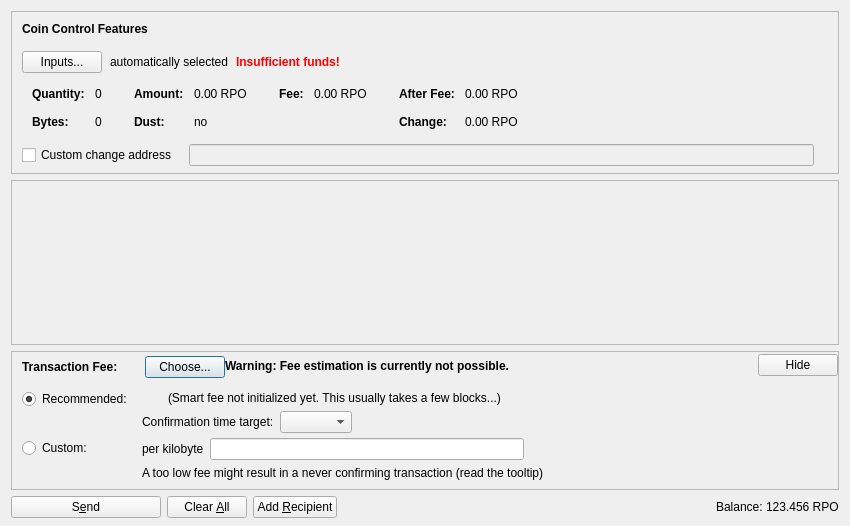
<?xml version="1.0" encoding="UTF-8"?>
<ui version="4.0">
 <class>SendCoinsDialog</class>
 <widget class="QDialog" name="SendCoinsDialog">
  <property name="geometry">
   <rect>
    <x>0</x>
    <y>0</y>
    <width>850</width>
    <height>526</height>
   </rect>
  </property>
  <property name="windowTitle">
   <string>Send Coins</string>
  </property>
  <layout class="QVBoxLayout" name="verticalLayout" stretch="0,1,0,0">
   <property name="bottomMargin">
    <number>8</number>
   </property>
   <item>
    <widget class="QFrame" name="frameCoinControl">
     <property name="sizePolicy">
      <sizepolicy hsizetype="Expanding" vsizetype="Expanding">
       <horstretch>0</horstretch>
       <verstretch>0</verstretch>
      </sizepolicy>
     </property>
     <property name="maximumSize">
      <size>
       <width>16777215</width>
       <height>16777215</height>
      </size>
     </property>
     <property name="frameShape">
      <enum>QFrame::StyledPanel</enum>
     </property>
     <property name="frameShadow">
      <enum>QFrame::Sunken</enum>
     </property>
     <layout class="QVBoxLayout" name="verticalLayoutCoinControl2">
      <property name="spacing">
       <number>0</number>
      </property>
      <property name="leftMargin">
       <number>0</number>
      </property>
      <property name="topMargin">
       <number>0</number>
      </property>
      <property name="rightMargin">
       <number>0</number>
      </property>
      <property name="bottomMargin">
       <number>6</number>
      </property>
      <item>
       <layout class="QVBoxLayout" name="verticalLayoutCoinControl" stretch="0,0,0,0,1">
        <property name="spacing">
         <number>0</number>
        </property>
        <property name="leftMargin">
         <number>10</number>
        </property>
        <property name="topMargin">
         <number>10</number>
        </property>
        <item>
         <layout class="QHBoxLayout" name="horizontalLayoutCoinControl1">
          <property name="bottomMargin">
           <number>15</number>
          </property>
          <item>
           <widget class="QLabel" name="labelCoinControlFeatures">
            <property name="sizePolicy">
             <sizepolicy hsizetype="Preferred" vsizetype="Maximum">
              <horstretch>0</horstretch>
              <verstretch>0</verstretch>
             </sizepolicy>
            </property>
            <property name="font">
             <font>
              <weight>75</weight>
              <bold>true</bold>
             </font>
            </property>
            <property name="styleSheet">
             <string notr="true">font-weight:bold;</string>
            </property>
            <property name="text">
             <string>Coin Control Features</string>
            </property>
           </widget>
          </item>
         </layout>
        </item>
        <item>
         <layout class="QHBoxLayout" name="horizontalLayoutCoinControl2" stretch="0,0,0,0">
          <property name="spacing">
           <number>8</number>
          </property>
          <property name="bottomMargin">
           <number>10</number>
          </property>
          <item>
           <widget class="QPushButton" name="pushButtonCoinControl">
            <property name="styleSheet">
             <string notr="true"/>
            </property>
            <property name="text">
             <string>Inputs...</string>
            </property>
            <property name="autoDefault">
             <bool>false</bool>
            </property>
           </widget>
          </item>
          <item>
           <widget class="QLabel" name="labelCoinControlAutomaticallySelected">
            <property name="text">
             <string>automatically selected</string>
            </property>
            <property name="margin">
             <number>5</number>
            </property>
           </widget>
          </item>
          <item>
           <widget class="QLabel" name="labelCoinControlInsuffFunds">
            <property name="font">
             <font>
              <weight>75</weight>
              <bold>true</bold>
             </font>
            </property>
            <property name="styleSheet">
             <string notr="true">color:red;font-weight:bold;</string>
            </property>
            <property name="text">
             <string>Insufficient funds!</string>
            </property>
            <property name="margin">
             <number>5</number>
            </property>
           </widget>
          </item>
          <item>
           <spacer name="horizontalSpacerCoinControl">
            <property name="orientation">
             <enum>Qt::Horizontal</enum>
            </property>
            <property name="sizeHint" stdset="0">
             <size>
              <width>40</width>
              <height>1</height>
             </size>
            </property>
           </spacer>
          </item>
         </layout>
        </item>
        <item>
         <widget class="QWidget" name="widgetCoinControl" native="true">
          <property name="sizePolicy">
           <sizepolicy hsizetype="Preferred" vsizetype="Preferred">
            <horstretch>0</horstretch>
            <verstretch>0</verstretch>
           </sizepolicy>
          </property>
          <property name="minimumSize">
           <size>
            <width>0</width>
            <height>0</height>
           </size>
          </property>
          <property name="styleSheet">
           <string notr="true"/>
          </property>
          <layout class="QHBoxLayout" name="horizontalLayoutCoinControl5">
           <property name="leftMargin">
            <number>0</number>
           </property>
           <property name="topMargin">
            <number>0</number>
           </property>
           <property name="rightMargin">
            <number>0</number>
           </property>
           <property name="bottomMargin">
            <number>0</number>
           </property>
           <item>
            <layout class="QHBoxLayout" name="horizontalLayoutCoinControl3" stretch="0,0,0,1">
             <property name="spacing">
              <number>20</number>
             </property>
             <property name="topMargin">
              <number>0</number>
             </property>
             <property name="bottomMargin">
              <number>10</number>
             </property>
             <item>
              <layout class="QFormLayout" name="formLayoutCoinControl1">
               <property name="horizontalSpacing">
                <number>10</number>
               </property>
               <property name="verticalSpacing">
                <number>14</number>
               </property>
               <property name="leftMargin">
                <number>10</number>
               </property>
               <property name="topMargin">
                <number>4</number>
               </property>
               <property name="rightMargin">
                <number>6</number>
               </property>
               <item row="0" column="0">
                <widget class="QLabel" name="labelCoinControlQuantityText">
                 <property name="font">
                  <font>
                   <weight>75</weight>
                   <bold>true</bold>
                  </font>
                 </property>
                 <property name="text">
                  <string>Quantity:</string>
                 </property>
                 <property name="margin">
                  <number>0</number>
                 </property>
                </widget>
               </item>
               <item row="0" column="1">
                <widget class="QLabel" name="labelCoinControlQuantity">
                 <property name="cursor">
                  <cursorShape>IBeamCursor</cursorShape>
                 </property>
                 <property name="contextMenuPolicy">
                  <enum>Qt::ActionsContextMenu</enum>
                 </property>
                 <property name="text">
                  <string notr="true">0</string>
                 </property>
                 <property name="margin">
                  <number>0</number>
                 </property>
                 <property name="textInteractionFlags">
                  <set>Qt::LinksAccessibleByMouse|Qt::TextSelectableByKeyboard|Qt::TextSelectableByMouse</set>
                 </property>
                </widget>
               </item>
               <item row="1" column="0">
                <widget class="QLabel" name="labelCoinControlBytesText">
                 <property name="font">
                  <font>
                   <weight>75</weight>
                   <bold>true</bold>
                  </font>
                 </property>
                 <property name="text">
                  <string>Bytes:</string>
                 </property>
                </widget>
               </item>
               <item row="1" column="1">
                <widget class="QLabel" name="labelCoinControlBytes">
                 <property name="cursor">
                  <cursorShape>IBeamCursor</cursorShape>
                 </property>
                 <property name="contextMenuPolicy">
                  <enum>Qt::ActionsContextMenu</enum>
                 </property>
                 <property name="text">
                  <string notr="true">0</string>
                 </property>
                 <property name="textInteractionFlags">
                  <set>Qt::LinksAccessibleByMouse|Qt::TextSelectableByKeyboard|Qt::TextSelectableByMouse</set>
                 </property>
                </widget>
               </item>
              </layout>
             </item>
             <item>
              <layout class="QFormLayout" name="formLayoutCoinControl2">
               <property name="horizontalSpacing">
                <number>10</number>
               </property>
               <property name="verticalSpacing">
                <number>14</number>
               </property>
               <property name="leftMargin">
                <number>6</number>
               </property>
               <property name="topMargin">
                <number>4</number>
               </property>
               <property name="rightMargin">
                <number>6</number>
               </property>
               <item row="0" column="0">
                <widget class="QLabel" name="labelCoinControlAmountText">
                 <property name="font">
                  <font>
                   <weight>75</weight>
                   <bold>true</bold>
                  </font>
                 </property>
                 <property name="text">
                  <string>Amount:</string>
                 </property>
                 <property name="margin">
                  <number>0</number>
                 </property>
                </widget>
               </item>
               <item row="0" column="1">
                <widget class="QLabel" name="labelCoinControlAmount">
                 <property name="cursor">
                  <cursorShape>IBeamCursor</cursorShape>
                 </property>
                 <property name="contextMenuPolicy">
                  <enum>Qt::ActionsContextMenu</enum>
                 </property>
                 <property name="text">
                  <string notr="true">0.00 RPO</string>
                 </property>
                 <property name="textInteractionFlags">
                  <set>Qt::LinksAccessibleByMouse|Qt::TextSelectableByKeyboard|Qt::TextSelectableByMouse</set>
                 </property>
                </widget>
               </item>
               <item row="1" column="0">
                <widget class="QLabel" name="labelCoinControlLowOutputText">
                 <property name="font">
                  <font>
                   <weight>75</weight>
                   <bold>true</bold>
                  </font>
                 </property>
                 <property name="text">
                  <string>Dust:</string>
                 </property>
                </widget>
               </item>
               <item row="1" column="1">
                <widget class="QLabel" name="labelCoinControlLowOutput">
                 <property name="cursor">
                  <cursorShape>IBeamCursor</cursorShape>
                 </property>
                 <property name="contextMenuPolicy">
                  <enum>Qt::ActionsContextMenu</enum>
                 </property>
                 <property name="text">
                  <string notr="true">no</string>
                 </property>
                 <property name="textInteractionFlags">
                  <set>Qt::LinksAccessibleByMouse|Qt::TextSelectableByKeyboard|Qt::TextSelectableByMouse</set>
                 </property>
                </widget>
               </item>
              </layout>
             </item>
             <item>
              <layout class="QFormLayout" name="formLayoutCoinControl3">
               <property name="horizontalSpacing">
                <number>10</number>
               </property>
               <property name="verticalSpacing">
                <number>14</number>
               </property>
               <property name="leftMargin">
                <number>6</number>
               </property>
               <property name="topMargin">
                <number>4</number>
               </property>
               <property name="rightMargin">
                <number>6</number>
               </property>
               <item row="0" column="0">
                <widget class="QLabel" name="labelCoinControlFeeText">
                 <property name="font">
                  <font>
                   <weight>75</weight>
                   <bold>true</bold>
                  </font>
                 </property>
                 <property name="text">
                  <string>Fee:</string>
                 </property>
                 <property name="margin">
                  <number>0</number>
                 </property>
                </widget>
               </item>
               <item row="0" column="1">
                <widget class="QLabel" name="labelCoinControlFee">
                 <property name="cursor">
                  <cursorShape>IBeamCursor</cursorShape>
                 </property>
                 <property name="contextMenuPolicy">
                  <enum>Qt::ActionsContextMenu</enum>
                 </property>
                 <property name="text">
                  <string notr="true">0.00 RPO</string>
                 </property>
                 <property name="textInteractionFlags">
                  <set>Qt::LinksAccessibleByMouse|Qt::TextSelectableByKeyboard|Qt::TextSelectableByMouse</set>
                 </property>
                </widget>
               </item>
              </layout>
             </item>
             <item>
              <layout class="QFormLayout" name="formLayoutCoinControl4">
               <property name="horizontalSpacing">
                <number>10</number>
               </property>
               <property name="verticalSpacing">
                <number>14</number>
               </property>
               <property name="leftMargin">
                <number>6</number>
               </property>
               <property name="topMargin">
                <number>4</number>
               </property>
               <property name="rightMargin">
                <number>6</number>
               </property>
               <item row="0" column="0">
                <widget class="QLabel" name="labelCoinControlAfterFeeText">
                 <property name="font">
                  <font>
                   <weight>75</weight>
                   <bold>true</bold>
                  </font>
                 </property>
                 <property name="text">
                  <string>After Fee:</string>
                 </property>
                 <property name="margin">
                  <number>0</number>
                 </property>
                </widget>
               </item>
               <item row="0" column="1">
                <widget class="QLabel" name="labelCoinControlAfterFee">
                 <property name="cursor">
                  <cursorShape>IBeamCursor</cursorShape>
                 </property>
                 <property name="contextMenuPolicy">
                  <enum>Qt::ActionsContextMenu</enum>
                 </property>
                 <property name="text">
                  <string notr="true">0.00 RPO</string>
                 </property>
                 <property name="textInteractionFlags">
                  <set>Qt::LinksAccessibleByMouse|Qt::TextSelectableByKeyboard|Qt::TextSelectableByMouse</set>
                 </property>
                </widget>
               </item>
               <item row="1" column="0">
                <widget class="QLabel" name="labelCoinControlChangeText">
                 <property name="font">
                  <font>
                   <weight>75</weight>
                   <bold>true</bold>
                  </font>
                 </property>
                 <property name="text">
                  <string>Change:</string>
                 </property>
                </widget>
               </item>
               <item row="1" column="1">
                <widget class="QLabel" name="labelCoinControlChange">
                 <property name="cursor">
                  <cursorShape>IBeamCursor</cursorShape>
                 </property>
                 <property name="contextMenuPolicy">
                  <enum>Qt::ActionsContextMenu</enum>
                 </property>
                 <property name="text">
                  <string notr="true">0.00 RPO</string>
                 </property>
                 <property name="textInteractionFlags">
                  <set>Qt::LinksAccessibleByMouse|Qt::TextSelectableByKeyboard|Qt::TextSelectableByMouse</set>
                 </property>
                </widget>
               </item>
              </layout>
             </item>
            </layout>
           </item>
          </layout>
         </widget>
        </item>
        <item>
         <layout class="QHBoxLayout" name="horizontalLayoutCoinControl4" stretch="0,0,0">
          <property name="spacing">
           <number>12</number>
          </property>
          <property name="sizeConstraint">
           <enum>QLayout::SetDefaultConstraint</enum>
          </property>
          <property name="topMargin">
           <number>5</number>
          </property>
          <property name="rightMargin">
           <number>5</number>
          </property>
          <item>
           <widget class="QCheckBox" name="checkBoxCoinControlChange">
            <property name="toolTip">
             <string>If this is activated, but the change address is empty or invalid, change will be sent to a newly generated address.</string>
            </property>
            <property name="text">
             <string>Custom change address</string>
            </property>
           </widget>
          </item>
          <item>
           <widget class="QValidatedLineEdit" name="lineEditCoinControlChange">
            <property name="enabled">
             <bool>false</bool>
            </property>
            <property name="sizePolicy">
             <sizepolicy hsizetype="Expanding" vsizetype="Fixed">
              <horstretch>0</horstretch>
              <verstretch>0</verstretch>
             </sizepolicy>
            </property>
           </widget>
          </item>
          <item>
           <widget class="QLabel" name="labelCoinControlChangeLabel">
            <property name="sizePolicy">
             <sizepolicy hsizetype="Preferred" vsizetype="Expanding">
              <horstretch>0</horstretch>
              <verstretch>0</verstretch>
             </sizepolicy>
            </property>
            <property name="minimumSize">
             <size>
              <width>0</width>
              <height>0</height>
             </size>
            </property>
            <property name="text">
             <string/>
            </property>
            <property name="margin">
             <number>3</number>
            </property>
           </widget>
          </item>
         </layout>
        </item>
        <item>
         <spacer name="verticalSpacerCoinControl">
          <property name="orientation">
           <enum>Qt::Vertical</enum>
          </property>
          <property name="sizeHint" stdset="0">
           <size>
            <width>800</width>
            <height>1</height>
           </size>
          </property>
         </spacer>
        </item>
       </layout>
      </item>
     </layout>
    </widget>
   </item>
   <item>
    <widget class="QScrollArea" name="scrollArea">
     <property name="widgetResizable">
      <bool>true</bool>
     </property>
     <widget class="QWidget" name="scrollAreaWidgetContents">
      <property name="geometry">
       <rect>
        <x>0</x>
        <y>0</y>
        <width>830</width>
        <height>104</height>
       </rect>
      </property>
      <layout class="QVBoxLayout" name="verticalLayout_2" stretch="0,1">
       <property name="leftMargin">
        <number>0</number>
       </property>
       <property name="topMargin">
        <number>0</number>
       </property>
       <property name="rightMargin">
        <number>0</number>
       </property>
       <property name="bottomMargin">
        <number>0</number>
       </property>
       <item>
        <layout class="QVBoxLayout" name="entries">
         <property name="spacing">
          <number>6</number>
         </property>
        </layout>
       </item>
       <item>
        <spacer name="verticalSpacer">
         <property name="orientation">
          <enum>Qt::Vertical</enum>
         </property>
         <property name="sizeHint" stdset="0">
          <size>
           <width>20</width>
           <height>40</height>
          </size>
         </property>
        </spacer>
       </item>
      </layout>
     </widget>
    </widget>
   </item>
   <item>
    <widget class="QFrame" name="frameFee">
     <property name="sizePolicy">
      <sizepolicy hsizetype="Expanding" vsizetype="Expanding">
       <horstretch>0</horstretch>
       <verstretch>0</verstretch>
      </sizepolicy>
     </property>
     <property name="maximumSize">
      <size>
       <width>16777215</width>
       <height>16777215</height>
      </size>
     </property>
     <property name="frameShape">
      <enum>QFrame::StyledPanel</enum>
     </property>
     <property name="frameShadow">
      <enum>QFrame::Sunken</enum>
     </property>
     <layout class="QVBoxLayout" name="verticalLayoutFee1">
      <property name="spacing">
       <number>0</number>
      </property>
      <property name="leftMargin">
       <number>0</number>
      </property>
      <property name="topMargin">
       <number>0</number>
      </property>
      <property name="rightMargin">
       <number>0</number>
      </property>
      <property name="bottomMargin">
       <number>0</number>
      </property>
      <item>
       <layout class="QVBoxLayout" name="verticalLayoutFee2" stretch="0,0,0">
        <property name="spacing">
         <number>0</number>
        </property>
        <property name="leftMargin">
         <number>10</number>
        </property>
        <property name="topMargin">
         <number>0</number>
        </property>
        <item>
         <layout class="QHBoxLayout" name="horizontalLayoutFee1">
          <property name="bottomMargin">
           <number>0</number>
          </property>
          <item>
           <layout class="QVBoxLayout" name="verticalLayoutFee7">
            <property name="spacing">
             <number>0</number>
            </property>
            <item>
             <spacer name="verticalSpacerSmartFee">
              <property name="orientation">
               <enum>Qt::Vertical</enum>
              </property>
              <property name="sizeType">
               <enum>QSizePolicy::Fixed</enum>
              </property>
              <property name="sizeHint" stdset="0">
               <size>
                <width>1</width>
                <height>4</height>
               </size>
              </property>
             </spacer>
            </item>
            <item>
             <layout class="QHBoxLayout" name="horizontalLayoutSmartFee">
              <property name="spacing">
               <number>10</number>
              </property>
              <item>
               <widget class="QLabel" name="labelFeeHeadline">
                <property name="sizePolicy">
                 <sizepolicy hsizetype="Preferred" vsizetype="Maximum">
                  <horstretch>0</horstretch>
                  <verstretch>0</verstretch>
                 </sizepolicy>
                </property>
                <property name="font">
                 <font>
                  <weight>75</weight>
                  <bold>true</bold>
                 </font>
                </property>
                <property name="styleSheet">
                 <string notr="true">font-weight:bold;</string>
                </property>
                <property name="text">
                 <string>Transaction Fee:</string>
                </property>
               </widget>
              </item>
              <item>
               <widget class="QLabel" name="labelFeeMinimized">
                <property name="text">
                 <string/>
                </property>
               </widget>
              </item>
              <item>
               <widget class="QPushButton" name="buttonChooseFee">
                <property name="text">
                 <string>Choose...</string>
                </property>
               </widget>
              </item>
             </layout>
            </item>
            <item>
             <spacer name="verticalSpacer_5">
              <property name="orientation">
               <enum>Qt::Vertical</enum>
              </property>
              <property name="sizeHint" stdset="0">
               <size>
                <width>1</width>
                <height>1</height>
               </size>
              </property>
             </spacer>
            </item>
           </layout>
          </item>
          <item>
           <widget class="QLabel" name="fallbackFeeWarningLabel">
            <property name="toolTip">
             <string>Using the fallbackfee can result in sending a transaction that will take several hours or days (or never) to confirm. Consider choosing your fee manually or wait until you have validated the complete chain.</string>
            </property>
            <property name="font">
            <font>
                <weight>75</weight>
                <bold>true</bold>
            </font>
            </property>
            <property name="text">
             <string>Warning: Fee estimation is currently not possible.</string>
            </property>
            <property name="wordWrap">
             <bool>false</bool>
            </property>
           </widget>
          </item>
          <item>
           <spacer name="horizontalSpacer_4">
            <property name="orientation">
             <enum>Qt::Horizontal</enum>
            </property>
            <property name="sizeType">
             <enum>QSizePolicy::MinimumExpanding</enum>
            </property>
            <property name="sizeHint" stdset="0">
             <size>
              <width>40</width>
              <height>20</height>
             </size>
            </property>
           </spacer>
          </item>
          <item>
           <widget class="QPushButton" name="buttonMinimizeFee">
            <property name="toolTip">
             <string>collapse fee-settings</string>
            </property>
            <property name="text">
             <string>Hide</string>
            </property>
           </widget>
          </item>
         </layout>
        </item>
        <item>
         <widget class="QFrame" name="frameFeeSelection">
          <layout class="QVBoxLayout" name="verticalLayoutFee12">
           <property name="spacing">
            <number>0</number>
           </property>
           <property name="leftMargin">
            <number>0</number>
           </property>
           <property name="topMargin">
            <number>0</number>
           </property>
           <property name="rightMargin">
            <number>0</number>
           </property>
           <property name="bottomMargin">
            <number>0</number>
           </property>
           <item>
            <layout class="QGridLayout" name="gridLayoutFee">
             <property name="topMargin">
              <number>10</number>
             </property>
             <property name="bottomMargin">
              <number>4</number>
             </property>
             <property name="horizontalSpacing">
              <number>10</number>
             </property>
             <property name="verticalSpacing">
              <number>4</number>
             </property>
             <item row="1" column="1">
              <layout class="QVBoxLayout" name="verticalLayoutFee8">
               <property name="spacing">
                <number>6</number>
               </property>
               <item>
                <layout class="QHBoxLayout" name="horizontalLayoutFee13">
                 <item>
                  <widget class="QLabel" name="labelCustomPerKilobyte">
                   <property name="toolTip">
                    <string>Specify a custom fee per kB (1,000 bytes) of the transaction's virtual size.

Note:  Since the fee is calculated on a per-byte basis, a fee of "100 satoshis per kB" for a transaction size of 500 bytes (half of 1 kB) would ultimately yield a fee of only 50 satoshis.</string>
                   </property>
                   <property name="text">
                    <string>per kilobyte</string>
                   </property>
                  </widget>
                 </item>
                 <item>
                  <widget class="BitcoinAmountField" name="customFee"/>
                 </item>
                 <item>
                  <spacer name="horizontalSpacer_6">
                   <property name="orientation">
                    <enum>Qt::Horizontal</enum>
                   </property>
                   <property name="sizeHint" stdset="0">
                    <size>
                     <width>1</width>
                     <height>1</height>
                    </size>
                   </property>
                  </spacer>
                 </item>
                </layout>
               </item>
               <item>
                <layout class="QHBoxLayout" name="horizontalLayoutFee8">
                 <item>
                  <widget class="QLabel" name="labelCustomFeeWarning">
                   <property name="enabled">
                    <bool>true</bool>
                   </property>
                   <property name="toolTip">
                    <string>When there is less transaction volume than space in the blocks, miners as well as relaying nodes may enforce a minimum fee. Paying only this minimum fee is just fine, but be aware that this can result in a never confirming transaction once there is more demand for rpocoin transactions than the network can process.</string>
                   </property>
                   <property name="text">
                    <string>A too low fee might result in a never confirming transaction (read the tooltip)</string>
                   </property>
                  </widget>
                 </item>
                 <item>
                  <spacer name="horizontalSpacer_2">
                   <property name="orientation">
                    <enum>Qt::Horizontal</enum>
                   </property>
                   <property name="sizeHint" stdset="0">
                    <size>
                     <width>1</width>
                     <height>1</height>
                    </size>
                   </property>
                  </spacer>
                 </item>
                </layout>
               </item>
              </layout>
             </item>
             <item row="0" column="0">
              <layout class="QVBoxLayout" name="verticalLayoutFee4" stretch="0,1">
               <item>
                <widget class="QRadioButton" name="radioSmartFee">
                 <property name="text">
                  <string>Recommended:</string>
                 </property>
                 <property name="checked">
                  <bool>true</bool>
                 </property>
                 <attribute name="buttonGroup">
                  <string notr="true">groupFee</string>
                 </attribute>
                </widget>
               </item>
               <item>
                <spacer name="verticalSpacer_2">
                 <property name="orientation">
                  <enum>Qt::Vertical</enum>
                 </property>
                 <property name="sizeHint" stdset="0">
                  <size>
                   <width>1</width>
                   <height>1</height>
                  </size>
                 </property>
                </spacer>
               </item>
              </layout>
             </item>
             <item row="1" column="0">
              <layout class="QVBoxLayout" name="verticalLayoutFee9" stretch="0,1">
               <item>
                <widget class="QRadioButton" name="radioCustomFee">
                 <property name="text">
                  <string>Custom:</string>
                 </property>
                 <attribute name="buttonGroup">
                  <string notr="true">groupFee</string>
                 </attribute>
                </widget>
               </item>
               <item>
                <spacer name="verticalSpacer_6">
                 <property name="orientation">
                  <enum>Qt::Vertical</enum>
                 </property>
                 <property name="sizeHint" stdset="0">
                  <size>
                   <width>1</width>
                   <height>1</height>
                  </size>
                 </property>
                </spacer>
               </item>
              </layout>
             </item>
             <item row="0" column="1">
              <layout class="QVBoxLayout" name="verticalLayoutFee3" stretch="0,0,1">
               <property name="spacing">
                <number>6</number>
               </property>
               <property name="topMargin">
                <number>2</number>
               </property>
               <item>
                <layout class="QHBoxLayout" name="horizontalLayoutFee12">
                 <item>
                  <widget class="QLabel" name="labelSmartFee">
                   <property name="text">
                    <string/>
                   </property>
                  </widget>
                 </item>
                 <item>
                  <widget class="QLabel" name="labelFeeEstimation">
                   <property name="text">
                    <string/>
                   </property>
                  </widget>
                 </item>
                 <item>
                  <widget class="QLabel" name="labelSmartFee2">
                   <property name="text">
                    <string>(Smart fee not initialized yet. This usually takes a few blocks...)</string>
                   </property>
                  </widget>
                 </item>
                 <item>
                  <spacer name="horizontalSpacer_5">
                   <property name="orientation">
                    <enum>Qt::Horizontal</enum>
                   </property>
                   <property name="sizeHint" stdset="0">
                    <size>
                     <width>1</width>
                     <height>1</height>
                    </size>
                   </property>
                  </spacer>
                 </item>
                </layout>
               </item>
               <item>
                <layout class="QHBoxLayout" name="horizontalLayoutFee9">
                 <item>
                  <layout class="QVBoxLayout" name="verticalLayoutFee6">
                   <item>
                    <widget class="QLabel" name="labelSmartFee3">
                     <property name="text">
                      <string>Confirmation time target:</string>
                     </property>
                    </widget>
                   </item>
                  </layout>
                 </item>
                 <item>
                  <layout class="QVBoxLayout" name="verticalLayoutFee5">
                   <property name="rightMargin">
                    <number>30</number>
                   </property>
                   <item>
                    <layout class="QHBoxLayout" name="horizontalLayoutConfTarget">
                     <property name="bottomMargin">
                      <number>0</number>
                     </property>
                     <item>
                      <widget class="QComboBox" name="confTargetSelector"/>
                     </item>
                     <item>
                      <spacer name="horizontalSpacerConfTarget">
                       <property name="orientation">
                        <enum>Qt::Horizontal</enum>
                       </property>
                       <property name="sizeHint" stdset="0">
                        <size>
                         <width>40</width>
                         <height>20</height>
                        </size>
                       </property>
                      </spacer>
                     </item>
                    </layout>
                   </item>
                  </layout>
                 </item>
                </layout>
               </item>
               <item>
                <spacer name="verticalSpacer_4">
                 <property name="orientation">
                  <enum>Qt::Vertical</enum>
                 </property>
                 <property name="sizeHint" stdset="0">
                  <size>
                   <width>1</width>
                   <height>1</height>
                  </size>
                 </property>
                </spacer>
               </item>
              </layout>
             </item>
            </layout>
           </item>
          </layout>
         </widget>
        </item>
        <item>
         <spacer name="verticalSpacerFee">
          <property name="orientation">
           <enum>Qt::Vertical</enum>
          </property>
          <property name="sizeHint" stdset="0">
           <size>
            <width>40</width>
            <height>5</height>
           </size>
          </property>
         </spacer>
        </item>
       </layout>
      </item>
     </layout>
    </widget>
   </item>
   <item>
    <layout class="QHBoxLayout" name="horizontalLayout">
     <item>
      <widget class="QPushButton" name="sendButton">
       <property name="minimumSize">
        <size>
         <width>150</width>
         <height>0</height>
        </size>
       </property>
       <property name="toolTip">
        <string>Confirm the send action</string>
       </property>
       <property name="text">
        <string>S&amp;end</string>
       </property>
       <property name="icon">
        <iconset resource="../bitcoin.qrc">
         <normaloff>:/icons/send</normaloff>:/icons/send</iconset>
       </property>
       <property name="autoDefault">
        <bool>false</bool>
       </property>
       <property name="default">
        <bool>false</bool>
       </property>
      </widget>
     </item>
     <item>
      <widget class="QPushButton" name="clearButton">
       <property name="sizePolicy">
        <sizepolicy hsizetype="Minimum" vsizetype="Fixed">
         <horstretch>0</horstretch>
         <verstretch>0</verstretch>
        </sizepolicy>
       </property>
       <property name="toolTip">
        <string>Clear all fields of the form.</string>
       </property>
       <property name="text">
        <string>Clear &amp;All</string>
       </property>
       <property name="icon">
        <iconset resource="../bitcoin.qrc">
         <normaloff>:/icons/remove</normaloff>:/icons/remove</iconset>
       </property>
       <property name="autoDefault">
        <bool>false</bool>
       </property>
      </widget>
     </item>
     <item>
      <widget class="QPushButton" name="addButton">
       <property name="toolTip">
        <string>Send to multiple recipients at once</string>
       </property>
       <property name="text">
        <string>Add &amp;Recipient</string>
       </property>
       <property name="icon">
        <iconset resource="../bitcoin.qrc">
         <normaloff>:/icons/add</normaloff>:/icons/add</iconset>
       </property>
       <property name="autoDefault">
        <bool>false</bool>
       </property>
      </widget>
     </item>
     <item>
      <spacer name="horizontalSpacer">
       <property name="orientation">
        <enum>Qt::Horizontal</enum>
       </property>
       <property name="sizeHint" stdset="0">
        <size>
         <width>40</width>
         <height>20</height>
        </size>
       </property>
      </spacer>
     </item>
     <item>
      <layout class="QHBoxLayout" name="horizontalLayout_2">
       <property name="spacing">
        <number>3</number>
       </property>
       <item>
        <widget class="QLabel" name="label">
         <property name="sizePolicy">
          <sizepolicy hsizetype="Preferred" vsizetype="Fixed">
           <horstretch>0</horstretch>
           <verstretch>0</verstretch>
          </sizepolicy>
         </property>
         <property name="text">
          <string>Balance:</string>
         </property>
        </widget>
       </item>
       <item>
        <widget class="QLabel" name="labelBalance">
         <property name="sizePolicy">
          <sizepolicy hsizetype="Preferred" vsizetype="Fixed">
           <horstretch>0</horstretch>
           <verstretch>0</verstretch>
          </sizepolicy>
         </property>
         <property name="cursor">
          <cursorShape>IBeamCursor</cursorShape>
         </property>
         <property name="text">
          <string notr="true">123.456 RPO</string>
         </property>
         <property name="textInteractionFlags">
          <set>Qt::LinksAccessibleByMouse|Qt::TextSelectableByKeyboard|Qt::TextSelectableByMouse</set>
         </property>
        </widget>
       </item>
      </layout>
     </item>
    </layout>
   </item>
  </layout>
 </widget>
 <customwidgets>
  <customwidget>
   <class>QValidatedLineEdit</class>
   <extends>QLineEdit</extends>
   <header>qt/qvalidatedlineedit.h</header>
  </customwidget>
  <customwidget>
   <class>BitcoinAmountField</class>
   <extends>QLineEdit</extends>
   <header>qt/bitcoinamountfield.h</header>
   <container>1</container>
  </customwidget>
 </customwidgets>
 <resources>
  <include location="../bitcoin.qrc"/>
 </resources>
 <connections/>
 <buttongroups>
  <buttongroup name="groupFee"/>
 </buttongroups>
</ui>
